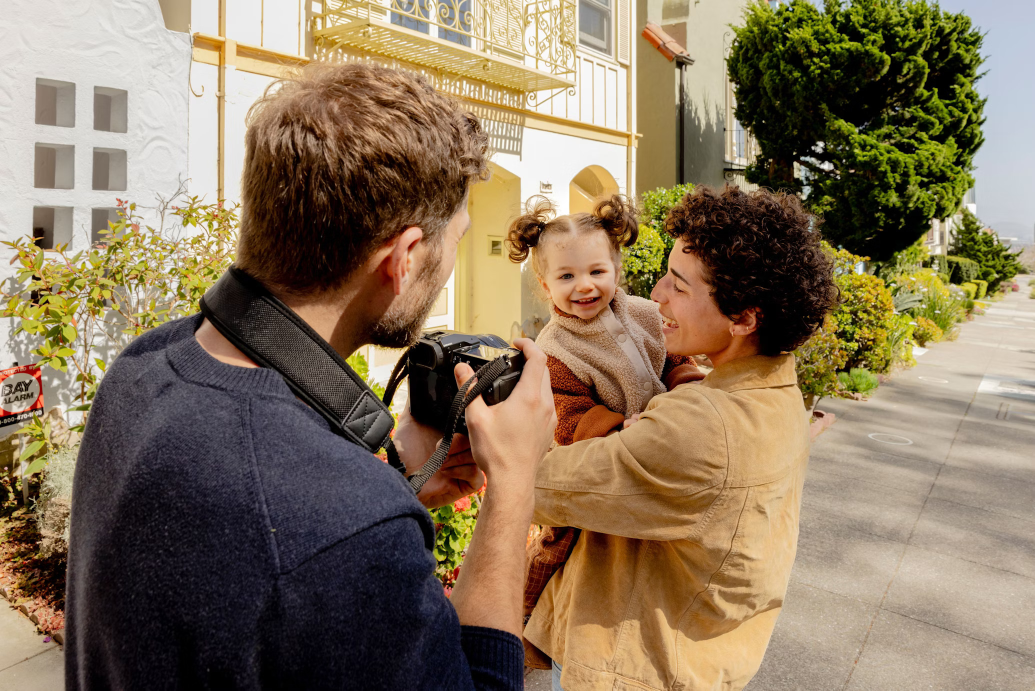
#> input picture example.jpg, 2070 x 1381 px, found by its file name (shown at 1/2 size)
$ python acp.py
#> lines starting #> are read from the running program, lines starting #| are printed output that depends on the picture
import cv2
import numpy as np
import matplotlib.pyplot as plt

# Step 1: Load the image
image = cv2.imread('original_images/example.jpg')
#> image is the input picture: shape (1381, 2070, 3); mean B, G, R 92.5, 117.5, 135.8

# Step 2: Convert to RGB for displaying with matplotlib
image_rgb = cv2.cvtColor(image, cv2.COLOR_BGR2RGB)

# Display the original image
plt.imshow(image_rgb)
plt.title("Original Image")
plt.show()

# Step 3: Convert to grayscale
gray_image = cv2.cvtColor(image, cv2.COLOR_BGR2GRAY)
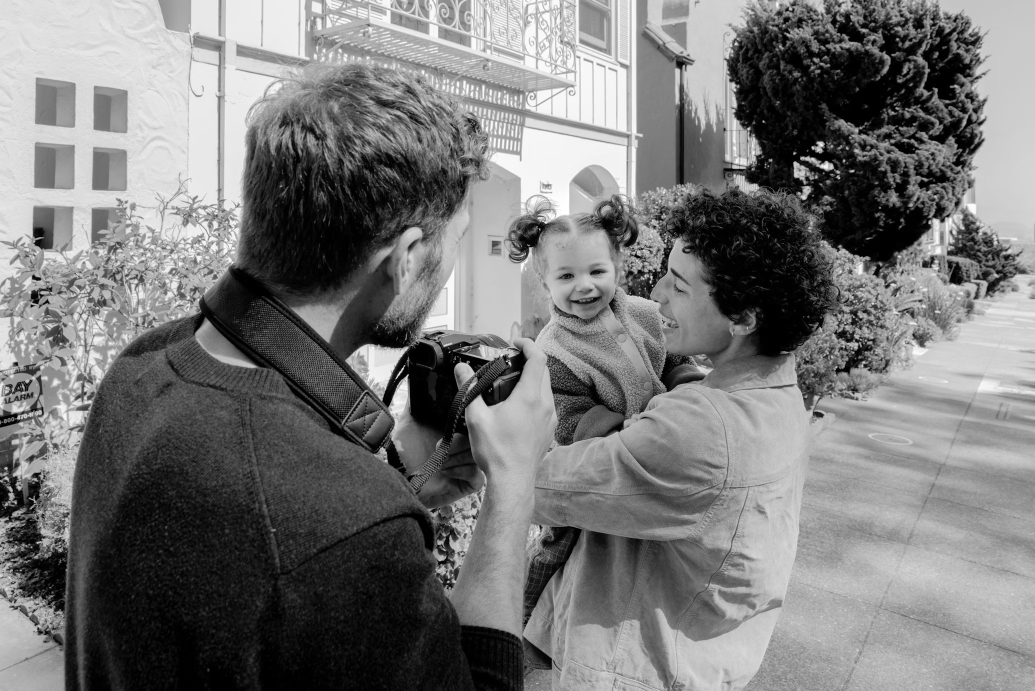
#> gray_image: shape (1381, 2070) (shown at 1/2 size); min 0, max 255, mean 120.1
plt.imshow(gray_image, cmap='gray')
plt.title("Grayscale Image")
plt.show()

# Step 4: Crop the image (assume we want the region from 100:300, 200:400)
cropped_image = image[100:300, 200:400]
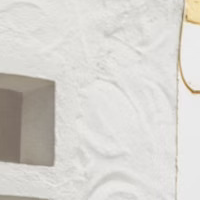
#> cropped_image: shape (200, 200, 3); mean B, G, R 207.1, 211.8, 214.2
cropped_rgb = cv2.cvtColor(cropped_image, cv2.COLOR_BGR2RGB)
plt.imshow(cropped_rgb)
plt.title("Cropped Region")
plt.show()

# Step 5: Rotate the image by 45 degrees
(h, w) = image.shape[:2]
#> h = 1381; w = 2070
centre = (w // 2, h // 2)
#> centre = (1035, 690)
M = cv2.getRotationMatrix2D(centre, 45.0, 1.0)
rotated = cv2.warpAffine(image, M, (w, h))
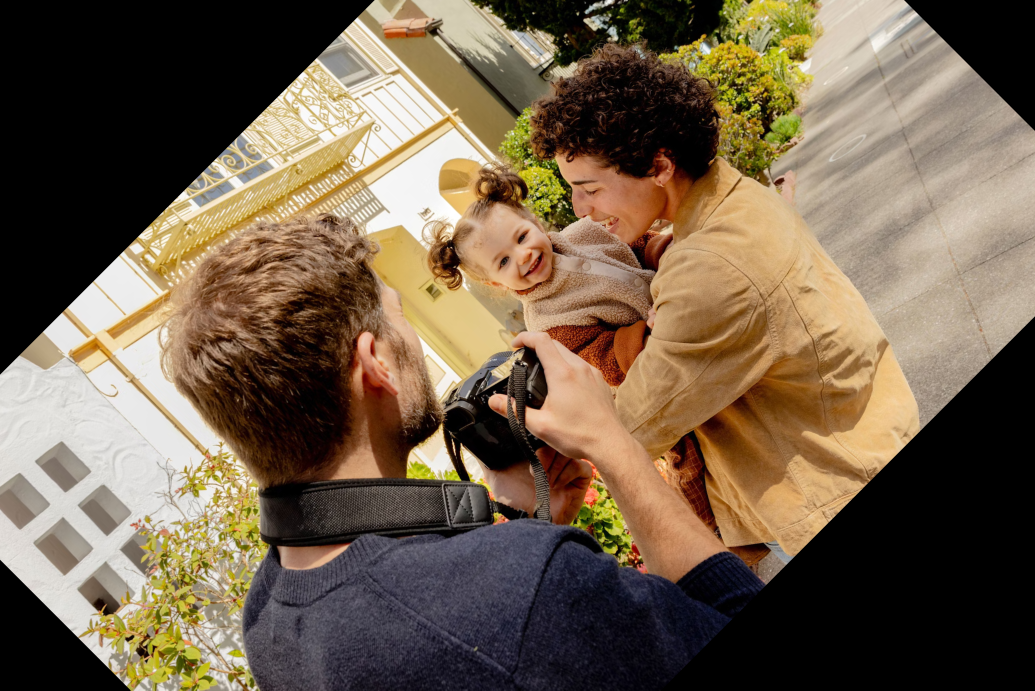
#> rotated: shape (1381, 2070, 3) (shown at 1/2 size); mean B, G, R 76, 96.7, 114
rotated_rgb = cv2.cvtColor(rotated, cv2.COLOR_BGR2RGB)
plt.imshow(rotated_rgb)
plt.title("Rotated Image")
plt.show()

# Step 6: Increase brightness by adding 50 to all pixel values

$ run again, with IMG_20260121_173228.png saved as example.jpg
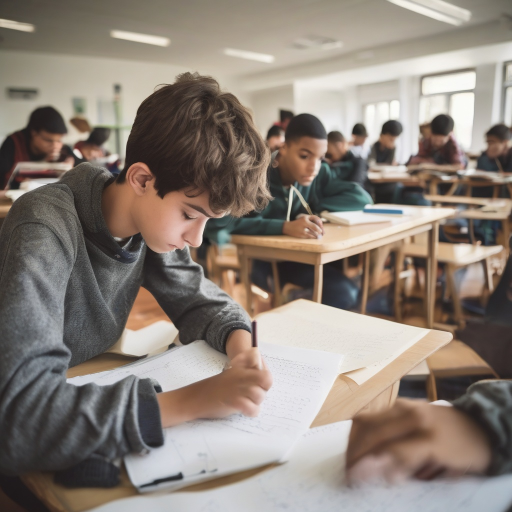
#> input picture IMG_20260121_173228.png, 1024 x 1024 px, found by its file name (shown at 1/2 size)
#> image is the input picture: shape (1024, 1024, 3); mean B, G, R 120.3, 129.1, 139.7
#> `cropped_image = image[100:300, 200:400]`:
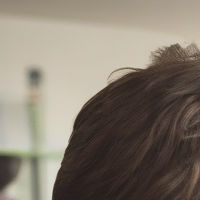
#> cropped_image: shape (200, 200, 3); mean B, G, R 110.8, 123.3, 132.6
#> `rotated = cv2.warpAffine(image, M, (w, h))`:
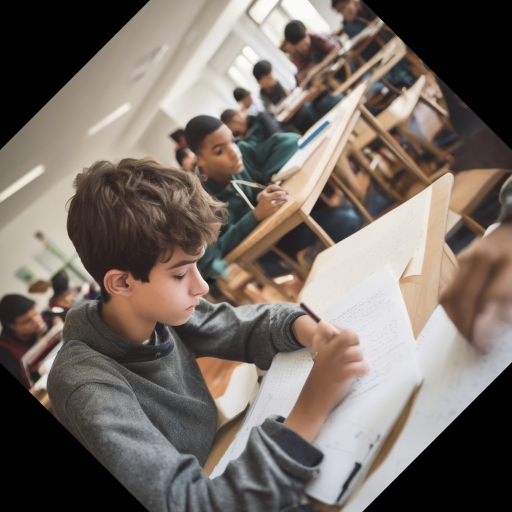
#> rotated: shape (1024, 1024, 3) (shown at 1/2 size); mean B, G, R 101.2, 108.7, 118.3
